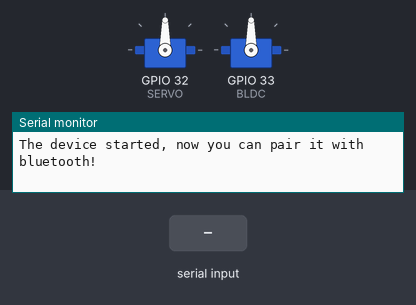
The sketch below on a simulated ESP32. Shown: 2 × servo, the last lines printed to the serial monitor. The inputs (shaded band) are chosen by the test bench. Nothing arrives over Bluetooth unless stated.

Above: at 1.2 s.
1.3 s: "l90\n" received over the second serial link
At 3.9 s:
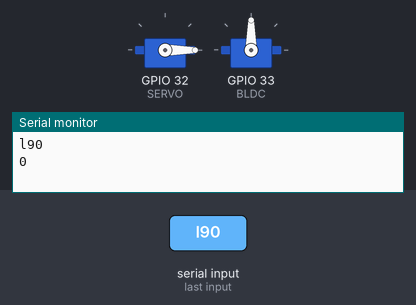
4.3 s: "m90\n" received over the second serial link
At 5.3 s:
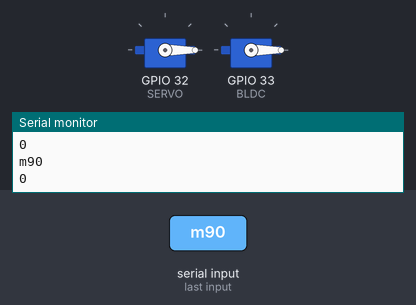
5.8 s: "o90\n" received over the second serial link
At 8.1 s:
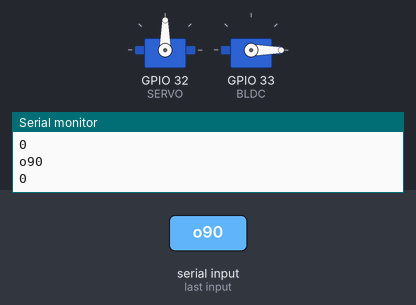
8.8 s: "l,45\n" received over the second serial link
Timing chart, 0 to 11.3 s (numbered marks = the images above; inputs shaded):
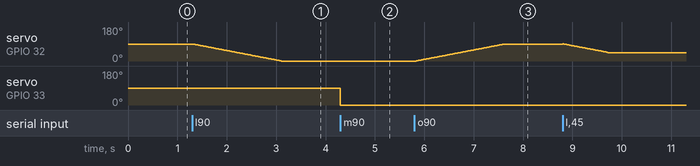

Measured:
- after the input at 1.3 s, servo on GPIO 32 (SERVO): moves from 90° to 0° over 1.8 s, starting at once
- after the input at 4.3 s, servo on GPIO 33 (BLDC): 90° → 0° at once
- after the input at 5.8 s, servo on GPIO 32 (SERVO): moves from 0° to 90° over 1.8 s, starting at once

The sketch:

tilt-rotor.ino
```cpp
#include <ESP32Servo.h>
#include "BluetoothSerial.h"
#if! defined(CONFIG_BT_ENABLED) ||! defined(CONFIG_BLUEDROID_ENABLED)
 #error Bluetooth is not enabled! Please run `make menuconfig` to and enable it
 #endif
BluetoothSerial SerialBT;
const int SERVO = 32;
 const int BLDC = 33;
 const int voltage = 12;
 int servoPos = 90;
Servo myservo;
 Servo ESC;
int motorRPM(long RPM) {
   return (RPM*255)/(voltage*1000);
 }
void servoReturn() {
   if(servoPos>90)
   {
     for(servoPos; servoPos >= 90; servoPos--) {
       myservo.write(servoPos);
       delay(20);
     }
   }
   else if(servoPos<90)
   {
     for(servoPos; servoPos <= 90; servoPos++) {
       myservo.write(servoPos);
       delay(20);
     }
   }
 }
void servoRight(int posDegrees) {
   for(servoPos; servoPos <= posDegrees; servoPos++) {
     myservo.write(servoPos);
     delay(20);
   }
 }
void servoLeft(int posDegrees) {
   for(servoPos; servoPos >= posDegrees; servoPos--) {
     myservo.write(servoPos);
     delay(20);
   }
 }
void setup() {
   Serial.begin(9600);
   myservo.attach(SERVO);
   ESC.attach(BLDC);
   SerialBT.begin("ESP32test");
   Serial.println("The device started, now you can pair it with bluetooth!");
 }
void loop() {
   if (SerialBT.available() > 0) {
     String inputFromSerial = SerialBT.readStringUntil('\n');
     Serial.println(inputFromSerial);
     char firstChar = inputFromSerial[0];
     char remainChar[6];
     inputFromSerial.substring(2).toCharArray(remainChar, sizeof(remainChar));
     long intValue = String(remainChar).toInt();
     Serial.println(intValue);
     if(firstChar == 'm')
     {
       int raftar = motorRPM(intValue);
       ESC.write(raftar);
     }
     else if(firstChar == 'l')
     {
       if(intValue < 90)
         servoLeft(intValue);
     }
     else if(firstChar == 'r')
     {
       if(intValue > 90)
         servoRight(intValue);
     }
     else if(firstChar == 'o')
     {
       servoReturn();
     }
   }
 }
```
